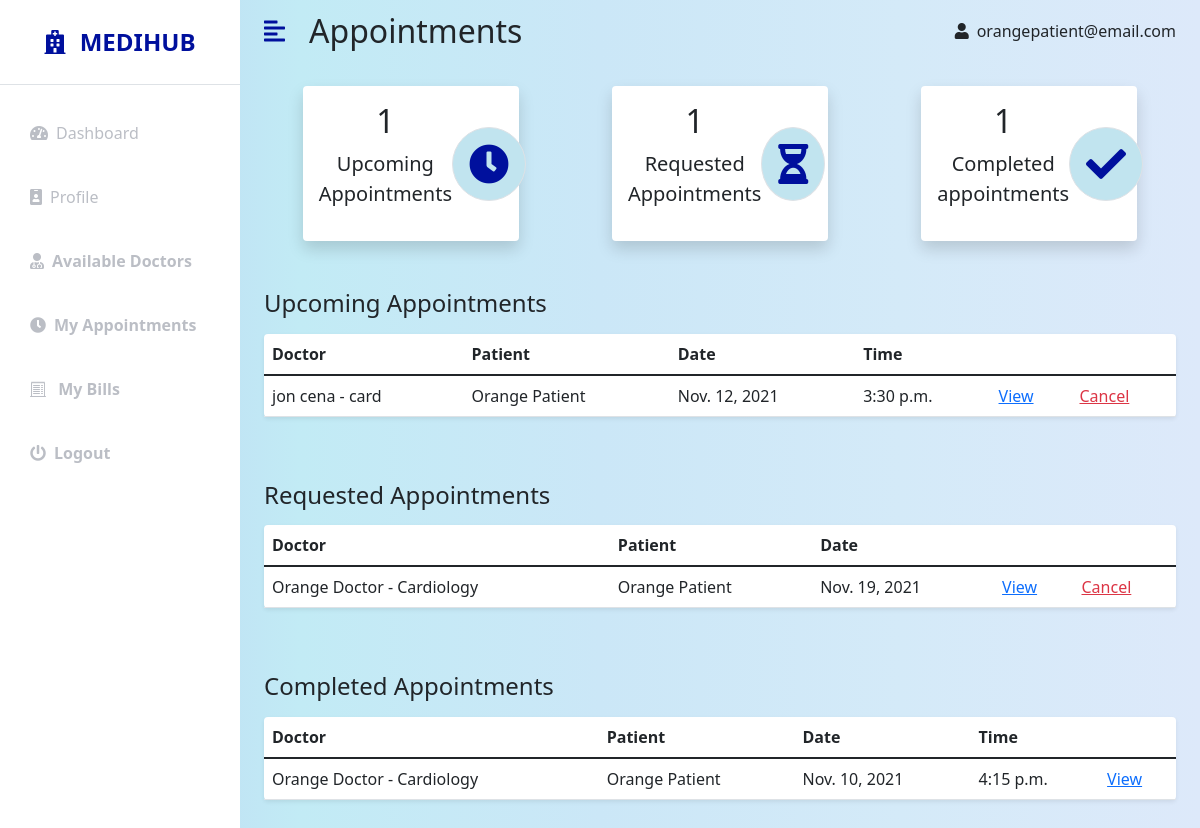
Screenshot of /patientapp/myappointments/ (signed in) with the database file from the repository.
### hospital/models.py (models this page shows, shortened)
class Appointment(models.Model):
    doctor = models.ForeignKey(Doctor, on_delete=models.CASCADE, null=True, blank=True)
    patient = models.ForeignKey(Patient, on_delete=models.CASCADE, null=True, blank=True)
    date = models.DateField(null=True, blank=True)
    time = models.TimeField(null=True, blank=True)
    details = models.TextField(max_length=1000, null=True, blank=True)
    confirmed = models.BooleanField(default=False)
    completed = models.BooleanField(default=False)

class Doctor(models.Model):
    GENDER_CHOICES = [
        ('M', 'Male'),
        ('F', 'Female'),
        ('X', 'Other'),
    ]
    user = models.OneToOneField(User, on_delete=models.CASCADE, null=True, blank=True)
    first_name = models.CharField(max_length=50, null=True, blank=True)
    last_name = models.CharField(max_length=50, null=True, blank=True)
    gender = models.CharField(max_length=1, choices=GENDER_CHOICES, null=True, blank=True)
    dob = models.DateField(null=True, blank=True)
    department = models.CharField(max_length=50, null=True, blank=True)
    phone = models.CharField(max_length=10, null=True, blank=True)
    address = models.TextField(max_length=400, null=True, blank=True)
    email = models.CharField(max_length=100, null=True, blank=True)
    salary_in_rs = models.IntegerField(null=True, blank=True)
    schedule = models.TextField(max_length=1000, null=True, blank=True)
    def __str__(self):
        return f'{self.first_name} {self.last_name} - {self.department}'

class Patient(models.Model):
    GENDER_CHOICES = [
        ('M', 'Male'),
        ('F', 'Female'),
        ('X', 'Other'),
    ]
    user = models.OneToOneField(User, on_delete=models.CASCADE, null=True, blank=True)
    first_name = models.CharField(max_length=50, null=True, blank=True)
    last_name = models.CharField(max_length=50, null=True, blank=True)
    gender = models.CharField(max_length=1, choices=GENDER_CHOICES, null=True, blank=True)
    dob = models.DateField(null=True, blank=True)
    phone = models.CharField(max_length=10, null=True, blank=True)
    address = models.TextField(max_length=400, null=True, blank=True)
    email = models.CharField(max_length=100, null=True, blank=True)

### patientapp/views.py (the view)
# urls.py: path('myappointments/',views.myappointments,name='my_appointments'),
def myappointments(request):
    patient = get_object_or_404(Patient, user=request.user)
    appointments=Appointment.objects.all().filter(patient=patient)
    no_confirmed = patient.appointment_set.filter(completed=False).filter(confirmed=True).count()
    no_requested = patient.appointment_set.filter(completed=False).filter(confirmed=False).count()
    no_completed = patient.appointment_set.filter(completed=True).count()
    context = {
        'no_confirmed': no_confirmed,
        'no_requested': no_requested,
        'no_completed': no_completed,
        'appointments': appointments,
    }
    return render(request,'patientapp/myappointments.html',context)

### patientapp/templates/patientapp/myappointments.html
{% extends 'patientapp/base.html' %}
{% block content %}
<nav class="navbar navbar-expand-lg navbar-light bg-transparent py-1 px-4">
    <div class="d-flex align-items-center justify-content-end">
        <i class="fas fa-align-left primary-text fs-4 me-3" id="menu-toggle"></i>
        <h2 class="fs-2 m-2">Appointments</h2>
    </div>
    <div class="collapse navbar-collapse" id="navbarSupportedContent">
        <ul class="navbar-nav ms-auto mb-2 mb-lg-0">
            <li class="nav-item dropdown">
                    <i class="fas fa-user me-2"></i>{{user.username}}
            </li>
        </ul>
    </div>
</nav>
<div class="container-fluid px-4 ">
    <div class="row g-3 my-2 d-flex justify-content-around">
        <div class="col-md-3">
            <div class="p-3 bg-white shadow d-flex justify-content-around align-items-center rounded">
                <div class="d-flex row justify-content-around ">
                    <h3 class="fs-2 text-center">{{no_confirmed}}</h3>
                    <p class="fs-5 text-center">Upcoming Appointments</p>
                </div>
                <i class="fas fa-clock fs-1 primary-text border rounded-full secondary-bg p-3"></i>
            </div>
        </div>
        <div class="col-md-3">
            <div class="p-3 bg-white shadow d-flex justify-content-around align-items-center rounded">
                <div>
                    <h3 class="fs-2 text-center">{{no_requested}}</h3>
                    <p class="fs-5 text-center">Requested Appointments</p>
                </div>
                <i
                    class="fas fa-hourglass-half fs-1 primary-text border rounded-full secondary-bg p-3"></i>
            </div>
        </div>
        <div class="col-md-3">
            <div class="p-3 bg-white shadow d-flex justify-content-around align-items-center rounded">
                <div>
                    <h3 class="fs-2 text-center">{{no_completed}}</h3>
                    <p class="fs-5 text-center">Completed appointments</p>
                </div>
                <i class="fas fa-check fs-1 primary-text border rounded-full secondary-bg p-3"></i>
            </div>
        </div>
    </div>
    <div class="row my-5">
        <h3 class="fs-4 mb-3">Upcoming Appointments</h3>
        <div class="col">
            <table class="table bg-white rounded shadow-sm  table-hover">
                <thead>
                    <tr>
                        <th scope="col">Doctor </th>
                        <th scope="col">Patient</th>
                        <th scope="col">Date</th>
                        <th scope="col">Time</th>
                        <th scope="col"></th>
                        <th scope="col"></th>
                    </tr>
                </thead>
                <tbody>
                    {% for appo in appointments %}
                    {% if appo.completed == False and appo.confirmed == True %}
                    <tr>
                        <td>{{appo.doctor}}</td>
                        <td>{{appo.patient.first_name}} {{appo.patient.last_name}}</td>
                        <td>{{appo.date}}</td>
                        <td>{{appo.time}}</td>
                        <td><a href="{% url 'my_appointment_detail' appo.id %}">View</a></td>
                        <td><a class="text-danger" href="{% url 'patient-cancel-appointment' appo.id %}">Cancel</a></td>
                    </tr>
                    {% endif %}
                    {% endfor %}
                </tbody>
            </table>
        </div>
    </div>
    <div class="row my-5">
        <h3 class="fs-4 mb-3">Requested Appointments</h3>
        <div class="col">
            <table class="table bg-white rounded shadow-sm  table-hover">
                <thead>
                    <tr>
                        <th scope="col">Doctor </th>
                        <th scope="col">Patient</th>
                        <th scope="col">Date</th>
                        <th scope="col"></th>
                        <th scope="col"></th>
                    </tr>
                </thead>
                <tbody>
                    {% for appo in appointments %}
                    {% if appo.completed == False and appo.confirmed == False %}
                    <tr>
                        <td>{{appo.doctor}}</td>
                        <td>{{appo.patient.first_name}} {{appo.patient.last_name}}</td>
                        <td>{{appo.date}}</td>
                        <td><a href="{% url 'my_appointment_detail' appo.id %}">View</a></td>
                        <td><a class="text-danger" href="{% url 'patient-cancel-appointment' appo.id %}">Cancel</a></td>
                    </tr>
                    {% endif %}
                    {% endfor %}
                </tbody>
            </table>
        </div>
    </div>
    <div class="row my-5">
        <h3 class="fs-4 mb-3">Completed Appointments</h3>
        <div class="col">
            <table class="table bg-white rounded shadow-sm  table-hover">
                <thead>
                    <tr>
                        <th scope="col">Doctor </th>
                        <th scope="col">Patient</th>
                        <th scope="col">Date</th>
                        <th scope="col">Time</th>
                        <th scope="col"></th>
                    </tr>
                </thead>
                <tbody>
                    {% for appo in appointments %}
                    {% if appo.completed == True %}
                    <tr>
                        <td>{{appo.doctor}}</td>
                        <td>{{appo.patient.first_name}} {{appo.patient.last_name}}</td>
                        <td>{{appo.date}}</td>
                        <td>{{appo.time}}</td>
                        <td><a href="{% url 'my_appointment_detail' appo.id %}">View</a></td>
                    </tr>
                    {% endif %}
                    {% endfor %}
                </tbody>
            </table>
        </div>
    </div>
</div>
{% endblock %}

### adminapp/static/css/style.css (style rules this page uses)
:root { --main-bg-color: #00189d; --main-text-color: #00109d; --second-text-color: #bbbec5; --second-bg-color: #c1e4ef; }
.primary-text { color: var(--main-text-color); }
.secondary-bg { background-color: var(--second-bg-color); }
.rounded-full { border-radius: 100%; }
#menu-toggle { cursor: pointer; }

### rows the page displays
Appointment: doctor "jon cena - card", patient.first_name "Orange", patient.last_name "Patient", date "Nov. 12, 2021", time "3:30 p.m."
Appointment: doctor "Orange Doctor - Cardiology", patient.first_name "Orange", patient.last_name "Patient", date "Nov. 19, 2021"
Appointment: doctor "Orange Doctor - Cardiology", patient.first_name "Orange", patient.last_name "Patient", date "Nov. 10, 2021", time "4:15 p.m."

### other values shown
{{ user.username }} "orangepatient@email.com"
{{ no_confirmed }} "1"
{{ no_requested }} "1"
{{ no_completed }} "1"
